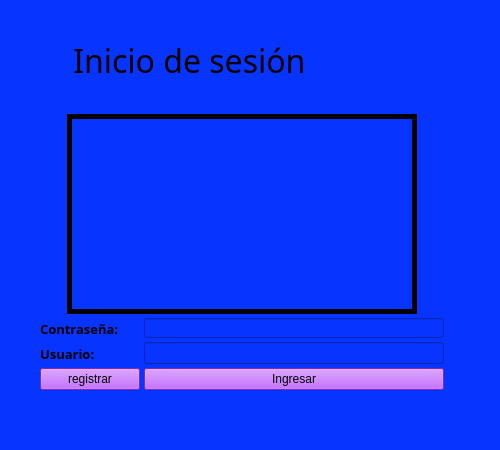
<?xml version="1.0" encoding="UTF-8"?>
<ui version="4.0">
 <class>Inicio</class>
 <widget class="QWidget" name="Inicio">
  <property name="geometry">
   <rect>
    <x>0</x>
    <y>0</y>
    <width>500</width>
    <height>450</height>
   </rect>
  </property>
  <property name="minimumSize">
   <size>
    <width>500</width>
    <height>300</height>
   </size>
  </property>
  <property name="maximumSize">
   <size>
    <width>1024</width>
    <height>786</height>
   </size>
  </property>
  <property name="windowTitle">
   <string>Form</string>
  </property>
  <property name="styleSheet">
   <string notr="true">background-color: rgb(7, 52, 255);

</string>
  </property>
  <widget class="QWidget" name="verticalLayoutWidget">
   <property name="geometry">
    <rect>
     <x>40</x>
     <y>10</y>
     <width>415</width>
     <height>426</height>
    </rect>
   </property>
   <layout class="QVBoxLayout" name="verticalLayout_2">
    <property name="spacing">
     <number>4</number>
    </property>
    <property name="sizeConstraint">
     <enum>QLayout::SetFixedSize</enum>
    </property>
    <item>
     <widget class="QLabel" name="titulo">
      <property name="minimumSize">
       <size>
        <width>400</width>
        <height>100</height>
       </size>
      </property>
      <property name="maximumSize">
       <size>
        <width>400</width>
        <height>200</height>
       </size>
      </property>
      <property name="font">
       <font>
        <family>Kristen ITC</family>
        <pointsize>24</pointsize>
       </font>
      </property>
      <property name="text">
       <string>    Inicio de sesión</string>
      </property>
     </widget>
    </item>
    <item alignment="Qt::AlignHCenter|Qt::AlignVCenter">
     <widget class="QLabel" name="Imagen">
      <property name="minimumSize">
       <size>
        <width>350</width>
        <height>200</height>
       </size>
      </property>
      <property name="maximumSize">
       <size>
        <width>350</width>
        <height>200</height>
       </size>
      </property>
      <property name="styleSheet">
       <string notr="true">border: 5px solid black;</string>
      </property>
      <property name="text">
       <string/>
      </property>
      <property name="pixmap">
       <pixmap>../../../../on_linux/poo_libre/imagenes/tank000.png</pixmap>
      </property>
      <property name="scaledContents">
       <bool>true</bool>
      </property>
      <property name="alignment">
       <set>Qt::AlignCenter</set>
      </property>
      <property name="margin">
       <number>0</number>
      </property>
     </widget>
    </item>
    <item>
     <layout class="QHBoxLayout" name="horizontalLayout">
      <item>
       <layout class="QVBoxLayout" name="verticalLayout_3">
        <item>
         <widget class="QLabel" name="lb_password">
          <property name="minimumSize">
           <size>
            <width>100</width>
            <height>20</height>
           </size>
          </property>
          <property name="maximumSize">
           <size>
            <width>100</width>
            <height>80</height>
           </size>
          </property>
          <property name="font">
           <font>
            <family>Noto Sans</family>
            <pointsize>10</pointsize>
            <bold>true</bold>
           </font>
          </property>
          <property name="text">
           <string>Contraseña:</string>
          </property>
         </widget>
        </item>
        <item>
         <widget class="QLabel" name="lb_usuario">
          <property name="minimumSize">
           <size>
            <width>100</width>
            <height>20</height>
           </size>
          </property>
          <property name="maximumSize">
           <size>
            <width>100</width>
            <height>80</height>
           </size>
          </property>
          <property name="font">
           <font>
            <family>Noto Sans</family>
            <pointsize>10</pointsize>
            <bold>true</bold>
           </font>
          </property>
          <property name="text">
           <string>Usuario:</string>
          </property>
         </widget>
        </item>
        <item>
         <widget class="QPushButton" name="btn_registrar">
          <property name="styleSheet">
           <string notr="true">background-color: rgb(178, 55, 255);</string>
          </property>
          <property name="text">
           <string>registrar</string>
          </property>
         </widget>
        </item>
       </layout>
      </item>
      <item>
       <layout class="QVBoxLayout" name="verticalLayout_5">
        <property name="sizeConstraint">
         <enum>QLayout::SetFixedSize</enum>
        </property>
        <item>
         <widget class="QLineEdit" name="le_usuario">
          <property name="minimumSize">
           <size>
            <width>300</width>
            <height>20</height>
           </size>
          </property>
          <property name="maximumSize">
           <size>
            <width>350</width>
            <height>20</height>
           </size>
          </property>
         </widget>
        </item>
        <item>
         <widget class="QLineEdit" name="lineEdit"/>
        </item>
        <item>
         <widget class="QPushButton" name="btn_ingresar">
          <property name="styleSheet">
           <string notr="true">background-color: rgb(178, 55, 255);</string>
          </property>
          <property name="text">
           <string>Ingresar</string>
          </property>
         </widget>
        </item>
       </layout>
      </item>
     </layout>
    </item>
   </layout>
  </widget>
 </widget>
 <resources/>
 <connections/>
</ui>
